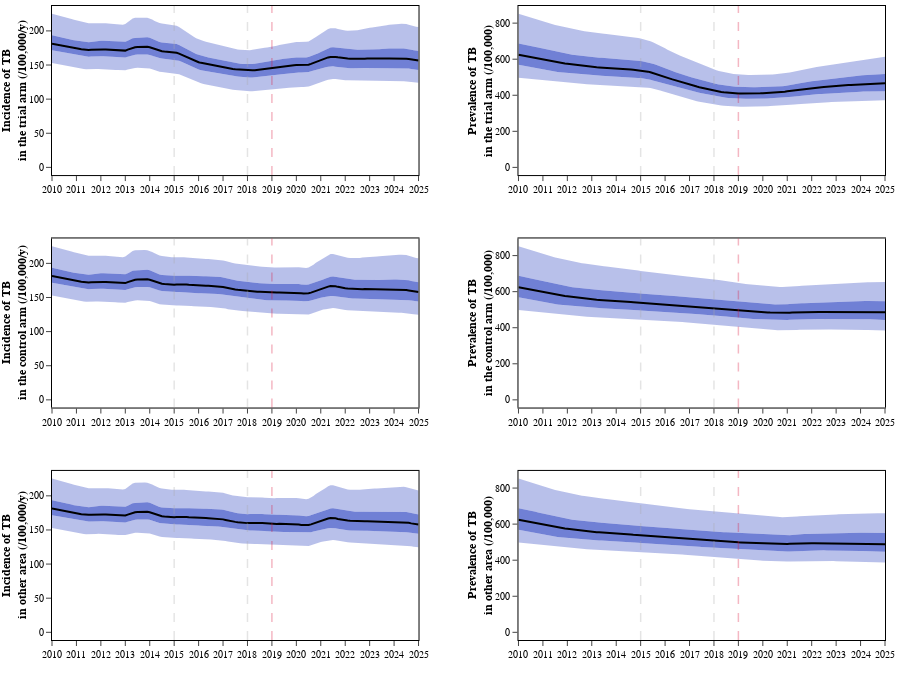

Write notebook code for a chart like this one.
### Code cell
arms = ['act3_trial', 'act3_control', 'act3_other']
metrics = ['incidenceX', 'prevalence_infectiousX']
indicators = [f"{metric}{arm}" for arm in arms for metric in metrics]
plot_output_ranges(
    base_quantiles,
    targets,
    indicators,
    indicator_names,
    indicator_legends,
    2,
    2010,
    2025,
    option='camau',
) #.write_image(DOCS_PATH / 'camau/output_arms.png', scale=3)

### Figure 1 — Plotly figure (JSON) as saved in the notebook; plotly's stock layout.template omitted (floating-point values rounded to 4 significant figures; data arrays with more than 128 entries replaced by an {"elided": "..."} marker saying what was removed)
{"data": [{"fill": "tonexty", "fillcolor": "rgba(0,30,180,0.0)", "line": {"width": 0}, "name": "0.025", "showlegend": false, "type": "scatter", "x": {"elided": "151 float values"}, "xaxis": "x", "y": {"elided": "151 float values"}, "yaxis": "y"}, {"fill": "tonexty", "fillcolor": "rgba(0,30,180,0.27999999999999997)", "line": {"width": 0}, "name": "0.25", "showlegend": false, "type": "scatter", "x": {"elided": "151 float values"}, "xaxis": "x", "y": {"elided": "151 float values"}, "yaxis": "y"}, {"fill": "tonexty", "fillcolor": "rgba(0,30,180,0.5599999999999999)", "line": {"width": 0}, "name": "0.5", "showlegend": false, "type": "scatter", "x": {"elided": "151 float values"}, "xaxis": "x", "y": {"elided": "151 float values"}, "yaxis": "y"}, {"fill": "tonexty", "fillcolor": "rgba(0,30,180,0.5599999999999999)", "line": {"width": 0}, "name": "0.75", "showlegend": false, "type": "scatter", "x": {"elided": "151 float values"}, "xaxis": "x", "y": {"elided": "151 float values"}, "yaxis": "y"}, {"fill": "tonexty", "fillcolor": "rgba(0,30,180,0.27999999999999997)", "line": {"width": 0}, "name": "0.975", "showlegend": false, "type": "scatter", "x": {"elided": "151 float values"}, "xaxis": "x", "y": {"elided": "151 float values"}, "yaxis": "y"}, {"line": {"color": "black"}, "name": "Median", "showlegend": false, "type": "scatter", "x": {"elided": "151 float values"}, "xaxis": "x", "y": {"elided": "151 float values"}, "yaxis": "y"}, {"fill": "tonexty", "fillcolor": "rgba(0,30,180,0.0)", "line": {"width": 0}, "name": "0.025", "showlegend": false, "type": "scatter", "x": {"elided": "151 float values"}, "xaxis": "x2", "y": {"elided": "151 float values"}, "yaxis": "y2"}, {"fill": "tonexty", "fillcolor": "rgba(0,30,180,0.27999999999999997)", "line": {"width": 0}, "name": "0.25", "showlegend": false, "type": "scatter", "x": {"elided": "151 float values"}, "xaxis": "x2", "y": {"elided": "151 float values"}, "yaxis": "y2"}, {"fill": "tonexty", "fillcolor": "rgba(0,30,180,0.5599999999999999)", "line": {"width": 0}, "name": "0.5", "showlegend": false, "type": "scatter", "x": {"elided": "151 float values"}, "xaxis": "x2", "y": {"elided": "151 float values"}, "yaxis": "y2"}, {"fill": "tonexty", "fillcolor": "rgba(0,30,180,0.5599999999999999)", "line": {"width": 0}, "name": "0.75", "showlegend": false, "type": "scatter", "x": {"elided": "151 float values"}, "xaxis": "x2", "y": {"elided": "151 float values"}, "yaxis": "y2"}, {"fill": "tonexty", "fillcolor": "rgba(0,30,180,0.27999999999999997)", "line": {"width": 0}, "name": "0.975", "showlegend": false, "type": "scatter", "x": {"elided": "151 float values"}, "xaxis": "x2", "y": {"elided": "151 float values"}, "yaxis": "y2"}, {"line": {"color": "black"}, "name": "Median", "showlegend": false, "type": "scatter", "x": {"elided": "151 float values"}, "xaxis": "x2", "y": {"elided": "151 float values"}, "yaxis": "y2"}, {"fill": "tonexty", "fillcolor": "rgba(0,30,180,0.0)", "line": {"width": 0}, "name": "0.025", "showlegend": false, "type": "scatter", "x": {"elided": "151 float values"}, "xaxis": "x3", "y": {"elided": "151 float values"}, "yaxis": "y3"}, {"fill": "tonexty", "fillcolor": "rgba(0,30,180,0.27999999999999997)", "line": {"width": 0}, "name": "0.25", "showlegend": false, "type": "scatter", "x": {"elided": "151 float values"}, "xaxis": "x3", "y": {"elided": "151 float values"}, "yaxis": "y3"}, {"fill": "tonexty", "fillcolor": "rgba(0,30,180,0.5599999999999999)", "line": {"width": 0}, "name": "0.5", "showlegend": false, "type": "scatter", "x": {"elided": "151 float values"}, "xaxis": "x3", "y": {"elided": "151 float values"}, "yaxis": "y3"}, {"fill": "tonexty", "fillcolor": "rgba(0,30,180,0.5599999999999999)", "line": {"width": 0}, "name": "0.75", "showlegend": false, "type": "scatter", "x": {"elided": "151 float values"}, "xaxis": "x3", "y": {"elided": "151 float values"}, "yaxis": "y3"}, {"fill": "tonexty", "fillcolor": "rgba(0,30,180,0.27999999999999997)", "line": {"width": 0}, "name": "0.975", "showlegend": false, "type": "scatter", "x": {"elided": "151 float values"}, "xaxis": "x3", "y": {"elided": "151 float values"}, "yaxis": "y3"}, {"line": {"color": "black"}, "name": "Median", "showlegend": false, "type": "scatter", "x": {"elided": "151 float values"}, "xaxis": "x3", "y": {"elided": "151 float values"}, "yaxis": "y3"}, {"fill": "tonexty", "fillcolor": "rgba(0,30,180,0.0)", "line": {"width": 0}, "name": "0.025", "showlegend": false, "type": "scatter", "x": {"elided": "151 float values"}, "xaxis": "x4", "y": {"elided": "151 float values"}, "yaxis": "y4"}, {"fill": "tonexty", "fillcolor": "rgba(0,30,180,0.27999999999999997)", "line": {"width": 0}, "name": "0.25", "showlegend": false, "type": "scatter", "x": {"elided": "151 float values"}, "xaxis": "x4", "y": {"elided": "151 float values"}, "yaxis": "y4"}, {"fill": "tonexty", "fillcolor": "rgba(0,30,180,0.5599999999999999)", "line": {"width": 0}, "name": "0.5", "showlegend": false, "type": "scatter", "x": {"elided": "151 float values"}, "xaxis": "x4", "y": {"elided": "151 float values"}, "yaxis": "y4"}, {"fill": "tonexty", "fillcolor": "rgba(0,30,180,0.5599999999999999)", "line": {"width": 0}, "name": "0.75", "showlegend": false, "type": "scatter", "x": {"elided": "151 float values"}, "xaxis": "x4", "y": {"elided": "151 float values"}, "yaxis": "y4"}, {"fill": "tonexty", "fillcolor": "rgba(0,30,180,0.27999999999999997)", "line": {"width": 0}, "name": "0.975", "showlegend": false, "type": "scatter", "x": {"elided": "151 float values"}, "xaxis": "x4", "y": {"elided": "151 float values"}, "yaxis": "y4"}, {"line": {"color": "black"}, "name": "Median", "showlegend": false, "type": "scatter", "x": {"elided": "151 float values"}, "xaxis": "x4", "y": {"elided": "151 float values"}, "yaxis": "y4"}, {"fill": "tonexty", "fillcolor": "rgba(0,30,180,0.0)", "line": {"width": 0}, "name": "0.025", "showlegend": false, "type": "scatter", "x": {"elided": "151 float values"}, "xaxis": "x5", "y": {"elided": "151 float values"}, "yaxis": "y5"}, {"fill": "tonexty", "fillcolor": "rgba(0,30,180,0.27999999999999997)", "line": {"width": 0}, "name": "0.25", "showlegend": false, "type": "scatter", "x": {"elided": "151 float values"}, "xaxis": "x5", "y": {"elided": "151 float values"}, "yaxis": "y5"}, {"fill": "tonexty", "fillcolor": "rgba(0,30,180,0.5599999999999999)", "line": {"width": 0}, "name": "0.5", "showlegend": false, "type": "scatter", "x": {"elided": "151 float values"}, "xaxis": "x5", "y": {"elided": "151 float values"}, "yaxis": "y5"}, {"fill": "tonexty", "fillcolor": "rgba(0,30,180,0.5599999999999999)", "line": {"width": 0}, "name": "0.75", "showlegend": false, "type": "scatter", "x": {"elided": "151 float values"}, "xaxis": "x5", "y": {"elided": "151 float values"}, "yaxis": "y5"}, {"fill": "tonexty", "fillcolor": "rgba(0,30,180,0.27999999999999997)", "line": {"width": 0}, "name": "0.975", "showlegend": false, "type": "scatter", "x": {"elided": "151 float values"}, "xaxis": "x5", "y": {"elided": "151 float values"}, "yaxis": "y5"}, {"line": {"color": "black"}, "name": "Median", "showlegend": false, "type": "scatter", "x": {"elided": "151 float values"}, "xaxis": "x5", "y": {"elided": "151 float values"}, "yaxis": "y5"}, {"fill": "tonexty", "fillcolor": "rgba(0,30,180,0.0)", "line": {"width": 0}, "name": "0.025", "showlegend": false, "type": "scatter", "x": {"elided": "151 float values"}, "xaxis": "x6", "y": {"elided": "151 float values"}, "yaxis": "y6"}, {"fill": "tonexty", "fillcolor": "rgba(0,30,180,0.27999999999999997)", "line": {"width": 0}, "name": "0.25", "showlegend": false, "type": "scatter", "x": {"elided": "151 float values"}, "xaxis": "x6", "y": {"elided": "151 float values"}, "yaxis": "y6"}, {"fill": "tonexty", "fillcolor": "rgba(0,30,180,0.5599999999999999)", "line": {"width": 0}, "name": "0.5", "showlegend": false, "type": "scatter", "x": {"elided": "151 float values"}, "xaxis": "x6", "y": {"elided": "151 float values"}, "yaxis": "y6"}, {"fill": "tonexty", "fillcolor": "rgba(0,30,180,0.5599999999999999)", "line": {"width": 0}, "name": "0.75", "showlegend": false, "type": "scatter", "x": {"elided": "151 float values"}, "xaxis": "x6", "y": {"elided": "151 float values"}, "yaxis": "y6"}, {"fill": "tonexty", "fillcolor": "rgba(0,30,180,0.27999999999999997)", "line": {"width": 0}, "name": "0.975", "showlegend": false, "type": "scatter", "x": {"elided": "151 float values"}, "xaxis": "x6", "y": {"elided": "151 float values"}, "yaxis": "y6"}, {"line": {"color": "black"}, "name": "Median", "showlegend": false, "type": "scatter", "x": {"elided": "151 float values"}, "xaxis": "x6", "y": {"elided": "151 float values"}, "yaxis": "y6"}], "layout": {"height": 680, "margin": {"b": 40, "l": 10, "r": 5, "t": 5}, "shapes": [{"line": {"color": "darkgray", "dash": "dash", "width": 1.5}, "type": "line", "x0": 2015, "x1": 2015, "xref": "x", "y0": 0, "y1": 1, "yref": "y domain"}, {"line": {"color": "darkgray", "dash": "dash", "width": 1.5}, "type": "line", "x0": 2018, "x1": 2018, "xref": "x", "y0": 0, "y1": 1, "yref": "y domain"}, {"line": {"color": "crimson", "dash": "dash", "width": 1.5}, "type": "line", "x0": 2019, "x1": 2019, "xref": "x", "y0": 0, "y1": 1, "yref": "y domain"}, {"line": {"color": "darkgray", "dash": "dash", "width": 1.5}, "type": "line", "x0": 2015, "x1": 2015, "xref": "x2", "y0": 0, "y1": 1, "yref": "y2 domain"}, {"line": {"color": "darkgray", "dash": "dash", "width": 1.5}, "type": "line", "x0": 2018, "x1": 2018, "xref": "x2", "y0": 0, "y1": 1, "yref": "y2 domain"}, {"line": {"color": "crimson", "dash": "dash", "width": 1.5}, "type": "line", "x0": 2019, "x1": 2019, "xref": "x2", "y0": 0, "y1": 1, "yref": "y2 domain"}, {"line": {"color": "darkgray", "dash": "dash", "width": 1.5}, "type": "line", "x0": 2015, "x1": 2015, "xref": "x3", "y0": 0, "y1": 1, "yref": "y3 domain"}, {"line": {"color": "darkgray", "dash": "dash", "width": 1.5}, "type": "line", "x0": 2018, "x1": 2018, "xref": "x3", "y0": 0, "y1": 1, "yref": "y3 domain"}, {"line": {"color": "crimson", "dash": "dash", "width": 1.5}, "type": "line", "x0": 2019, "x1": 2019, "xref": "x3", "y0": 0, "y1": 1, "yref": "y3 domain"}, {"line": {"color": "darkgray", "dash": "dash", "width": 1.5}, "type": "line", "x0": 2015, "x1": 2015, "xref": "x4", "y0": 0, "y1": 1, "yref": "y4 domain"}, {"line": {"color": "darkgray", "dash": "dash", "width": 1.5}, "type": "line", "x0": 2018, "x1": 2018, "xref": "x4", "y0": 0, "y1": 1, "yref": "y4 domain"}, {"line": {"color": "crimson", "dash": "dash", "width": 1.5}, "type": "line", "x0": 2019, "x1": 2019, "xref": "x4", "y0": 0, "y1": 1, "yref": "y4 domain"}, {"line": {"color": "darkgray", "dash": "dash", "width": 1.5}, "type": "line", "x0": 2015, "x1": 2015, "xref": "x5", "y0": 0, "y1": 1, "yref": "y5 domain"}, {"line": {"color": "darkgray", "dash": "dash", "width": 1.5}, "type": "line", "x0": 2018, "x1": 2018, "xref": "x5", "y0": 0, "y1": 1, "yref": "y5 domain"}, {"line": {"color": "crimson", "dash": "dash", "width": 1.5}, "type": "line", "x0": 2019, "x1": 2019, "xref": "x5", "y0": 0, "y1": 1, "yref": "y5 domain"}, {"line": {"color": "darkgray", "dash": "dash", "width": 1.5}, "type": "line", "x0": 2015, "x1": 2015, "xref": "x6", "y0": 0, "y1": 1, "yref": "y6 domain"}, {"line": {"color": "darkgray", "dash": "dash", "width": 1.5}, "type": "line", "x0": 2018, "x1": 2018, "xref": "x6", "y0": 0, "y1": 1, "yref": "y6 domain"}, {"line": {"color": "crimson", "dash": "dash", "width": 1.5}, "type": "line", "x0": 2019, "x1": 2019, "xref": "x6", "y0": 0, "y1": 1, "yref": "y6 domain"}], "showlegend": false, "xaxis": {"anchor": "y", "domain": [0, 0.44], "dtick": 1, "range": [2010, 2025], "tick0": 2010, "tickmode": "linear", "title": {"text": ""}}, "xaxis2": {"anchor": "y2", "domain": [0.56, 1], "dtick": 1, "range": [2010, 2025], "tick0": 2010, "tickmode": "linear"}, "xaxis3": {"anchor": "y3", "domain": [0, 0.44], "dtick": 1, "range": [2010, 2025], "tick0": 2010, "tickmode": "linear"}, "xaxis4": {"anchor": "y4", "domain": [0.56, 1], "dtick": 1, "range": [2010, 2025], "tick0": 2010, "tickmode": "linear"}, "xaxis5": {"anchor": "y5", "domain": [0, 0.44], "dtick": 1, "range": [2010, 2025], "tick0": 2010, "tickmode": "linear"}, "xaxis6": {"anchor": "y6", "domain": [0.56, 1], "dtick": 1, "range": [2010, 2025], "tick0": 2010, "tickmode": "linear"}, "yaxis": {"anchor": "x", "domain": [0.7333, 1], "range": [-11.26, 236.5], "title": {"font": {"size": 12}, "standoff": 0, "text": "<b>Incidence of TB<br>in the trial arm (/100,000/y)</b>"}}, "yaxis2": {"anchor": "x2", "domain": [0.7333, 1], "range": [-42.62, 895.0], "title": {"font": {"size": 12}, "standoff": 0, "text": "<b>Prevalence of TB<br>in the trial arm (/100,000)</b>"}}, "yaxis3": {"anchor": "x3", "domain": [0.3667, 0.6333], "range": [-11.26, 236.5], "title": {"font": {"size": 12}, "standoff": 0, "text": "<b>Incidence of TB<br>in the control arm (/100,000/y)</b>"}}, "yaxis4": {"anchor": "x4", "domain": [0.3667, 0.6333], "range": [-42.62, 895.0], "title": {"font": {"size": 12}, "standoff": 0, "text": "<b>Prevalence of TB<br>in the control arm (/100,000)</b>"}}, "yaxis5": {"anchor": "x5", "domain": [0, 0.2667], "range": [-11.26, 236.5], "title": {"font": {"size": 12}, "standoff": 0, "text": "<b>Incidence of TB<br>in other area (/100,000/y)</b>"}}, "yaxis6": {"anchor": "x6", "domain": [0, 0.2667], "range": [-42.62, 895.0], "title": {"font": {"size": 12}, "standoff": 0, "text": "<b>Prevalence of TB<br>in other area (/100,000)</b>"}}}}
